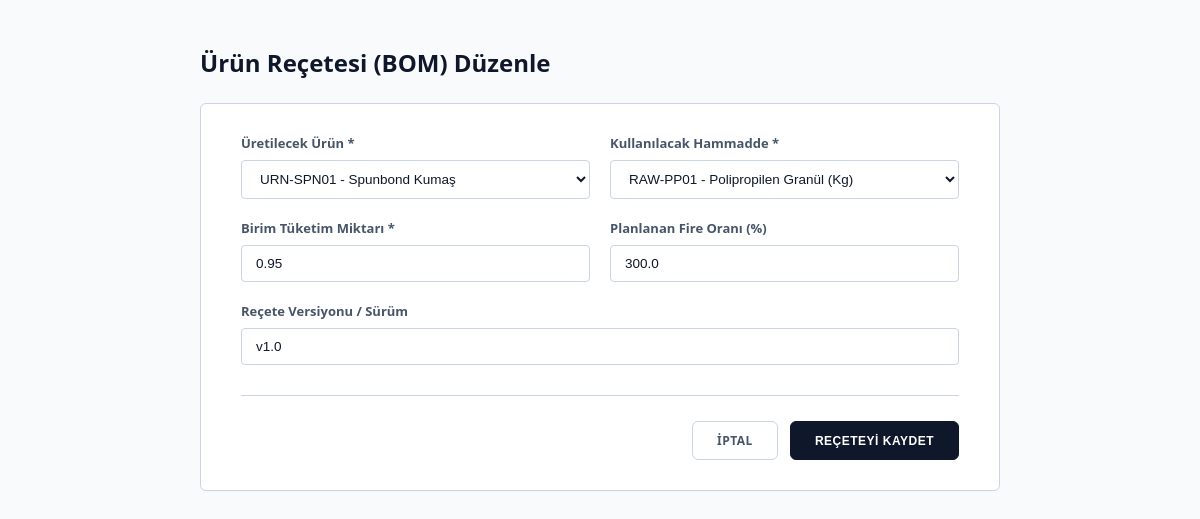
The page /recipes/1/edit on the database as committed earlier.
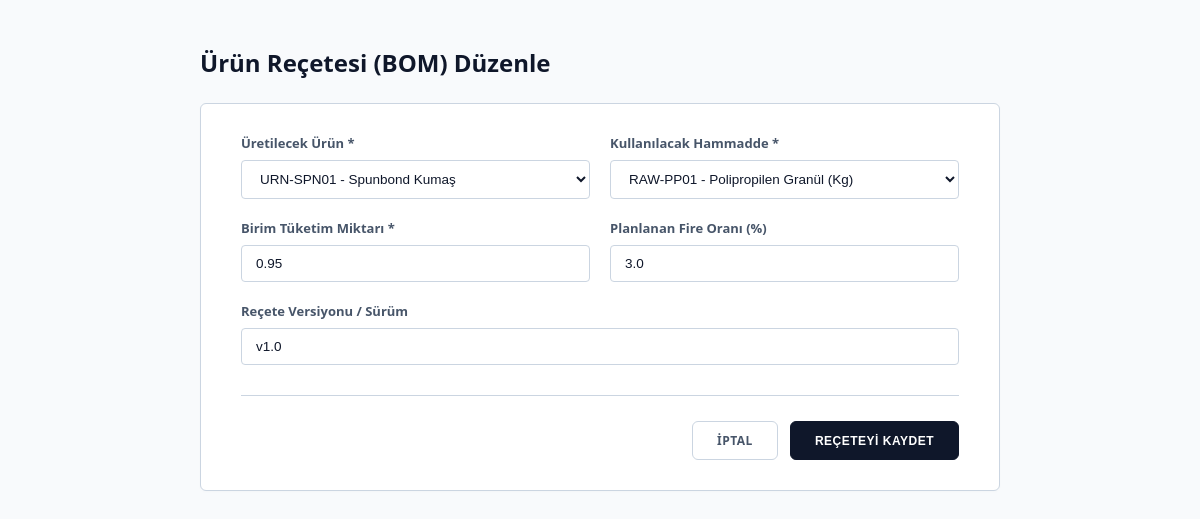
The same page on the database as committed later.
### app/models.py (models this page shows)
class Recipe(Base):
    __tablename__ = "recipes"
    id: Mapped[int] = mapped_column(primary_key=True, index=True)
    product_id: Mapped[int] = mapped_column(ForeignKey("products.id"), nullable=False)
    raw_material_id: Mapped[int] = mapped_column(ForeignKey("raw_materials.id"), nullable=False)
    quantity_needed: Mapped[float] = mapped_column(Float, nullable=False) # 1 birim ürün için gereken hammadde miktarı (örn: 1 mt için 0.15 kg polipropilen)
    scrap_rate: Mapped[float] = mapped_column(Float, default=0.0, nullable=False) # Fire Oranı (yüzde, örn: 5 = %5)
    version: Mapped[str] = mapped_column(String(20), default="v1.0", nullable=False) # Reçete versiyonu
    product = relationship("Product", back_populates="recipes")
    raw_material = relationship("RawMaterial", back_populates="recipes")

class Product(Base):
    __tablename__ = "products"
    id: Mapped[int] = mapped_column(primary_key=True, index=True)
    product_code: Mapped[str] = mapped_column(String(50), unique=True, nullable=False, index=True) # Örn: URN-SPN01
    product_name: Mapped[str] = mapped_column(String(150), nullable=False)
    product_group: Mapped[str | None] = mapped_column(String(100), nullable=True) # Örn: Spunbond, Meltblown
    standard_width: Mapped[float | None] = mapped_column(Float, nullable=True) # Standart en değeri (cm)
    grammage: Mapped[float | None] = mapped_column(Float, nullable=True) # Standart gramajı (g/m2)
    unit: Mapped[str] = mapped_column(String(20), default="Metre", nullable=False) # Ölçü birimi
    eligible_lines: Mapped[str | None] = mapped_column(String(150), nullable=True) # Üretilebildiği makineler (Örn: "SPL-01,SPL-02")
    is_active: Mapped[bool] = mapped_column(Boolean, default=True, nullable=False)
    orders = relationship("Order", back_populates="product")
    recipes = relationship("Recipe", back_populates="product")

class RawMaterial(Base):
    __tablename__ = "raw_materials"
    id: Mapped[int] = mapped_column(primary_key=True, index=True)
    material_code: Mapped[str] = mapped_column(String(50), unique=True, nullable=False, index=True) # Örn: RAW-PP01
    material_name: Mapped[str] = mapped_column(String(150), nullable=False)
    material_type: Mapped[str | None] = mapped_column(String(100), nullable=True) # Örn: Polimer, Boya
    unit: Mapped[str] = mapped_column(String(20), default="Kg", nullable=False) # Ölçü birimi
    min_stock: Mapped[float] = mapped_column(Float, default=0.0, nullable=False) # Minimum stok
    safety_stock: Mapped[float] = mapped_column(Float, default=0.0, nullable=False) # Emniyet stoğu
    min_order_qty: Mapped[float] = mapped_column(Float, default=0.0, nullable=False) # Minimum sipariş miktarı
    lead_time: Mapped[int] = mapped_column(Integer, default=0, nullable=False) # Tedarik süresi (gün)
    is_active: Mapped[bool] = mapped_column(Boolean, default=True, nullable=False)
    recipes = relationship("Recipe", back_populates="raw_material")
    stocks = relationship("WarehouseStock", back_populates="raw_material")

### app/main.py (the view)
@app.get("/recipes/{id}/edit", response_class=HTMLResponse)
def get_edit_recipe_form(id: int, request: Request):
    db = SessionLocal()
    try:
        recipe = db.query(models.Recipe).filter(models.Recipe.id == id).first()
        if not recipe:
            raise HTTPException(status_code=404, detail="Reçete bulunamadı")
        products = db.query(models.Product).filter(models.Product.is_active == True).all()
        raw_materials = db.query(models.RawMaterial).filter(models.RawMaterial.is_active == True).all()
    finally:
        db.close()
    return templates.TemplateResponse(
        request=request,
        name="recipe_form.html",
        context={
            "title": "Ürün Reçetesi (BOM) Düzenle - Üretim Asistanım",
            "products": products,
            "raw_materials": raw_materials,
            "recipe": recipe
        }
    )

### app/templates/recipe_form.html (shortened to what this page needs)
<!DOCTYPE html>
<html lang="tr">
<head>
</head>
<body>
    <div class="container">
        <h1>{% if recipe %}Ürün Reçetesi (BOM) Düzenle{% else %}Yeni Ürün Reçetesi (BOM) Tanımla{% endif %}</h1>
        <div class="form-container">
            <form method="post" action="{% if recipe %}/recipes/{{ recipe.id }}/edit{% else %}/recipes/new{% endif %}">
                <div class="form-grid">
                    <div class="form-group">
                        <label for="product_id">Üretilecek Ürün *</label>
                        <select id="product_id" name="product_id" required>
                            {% if products %}
                                {% for product in products %}
                                    <option value="{{ product.id }}" {% if recipe and recipe.product_id == product.id %}selected{% endif %}>
                                        {{ product.product_code }} - {{ product.product_name }}
                                    </option>
                                {% endfor %}
                            {% endif %}
                        </select>
                    </div>
                    <div class="form-group">
                        <label for="raw_material_id">Kullanılacak Hammadde *</label>
                        <select id="raw_material_id" name="raw_material_id" required>
                            {% if raw_materials %}
                                {% for material in raw_materials %}
                                    <option value="{{ material.id }}" {% if recipe and recipe.raw_material_id == material.id %}selected{% endif %}>
                                        {{ material.material_code }} - {{ material.material_name }} ({{ material.unit }})
                                    </option>
                                {% endfor %}
                            {% endif %}
                        </select>
                    </div>
                    <div class="form-group">
                        <label for="quantity_needed">Birim Tüketim Miktarı *</label>
                        <input type="number" step="any" id="quantity_needed" name="quantity_needed"
                               placeholder="Örn: 0.1500" required min="0.0001"
                               value="{{ recipe.quantity_needed if recipe else '' }}">
                    </div>
                    <div class="form-group">
                        <label for="scrap_rate">Planlanan Fire Oranı (%)</label>
                        <input type="number" step="any" id="scrap_rate" name="scrap_rate"
                               placeholder="Örn: 5 (yazarsanız %5 fire hesaplanır)" min="0" max="100"
                               value="{{ (recipe.scrap_rate * 100) if recipe else '0' }}">
                    </div>
                    <div class="form-group full-width">
                        <label for="version">Reçete Versiyonu / Sürüm</label>
                        <input type="text" id="version" name="version"
                               placeholder="Örn: v1.0" required
                               value="{{ recipe.version if recipe else 'v1.0' }}">
                    </div>
                </div>
                <div class="btn-group">
                    <a href="/recipes" class="btn-cancel">İptal</a>
                    <button type="submit" class="btn-save">Reçeteyi Kaydet</button>
                </div>
            </form>
        </div>
    </div>
</body>
</html>

Rows that differ between the two databases and show on the page:
changed Recipe "URN-SPN01 - Spunbond Kumaş": scrap_rate "300.0" → "3.0"
